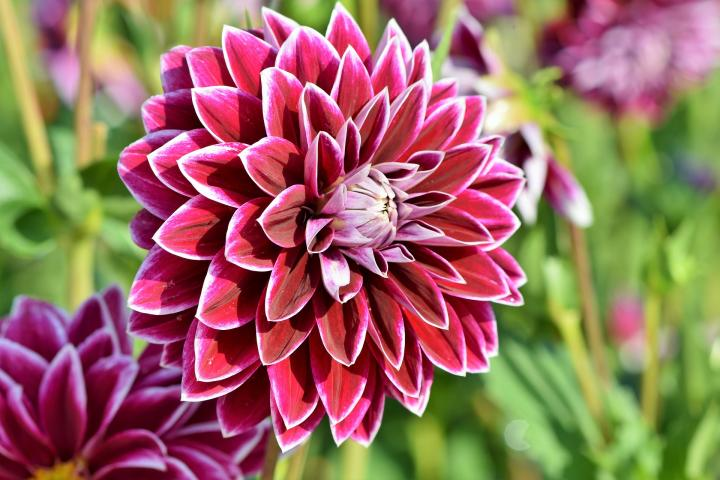
#> input picture photos/flower.jpg, 720 x 480 px, found by its file name
$ python basic_functions.py
#> lines starting #> are read from the running program, lines starting #| are printed output that depends on the picture
import cv2 as cv
import numpy as np

img = cv.imread('photos/flower.jpg')
#> img is the input picture: shape (480, 720, 3); mean B, G, R 97, 109.5, 153.2
cv.imshow('Flower', img)

# [25 lines of commented-out code are left out]
cropped = img[50:200, 200:400]
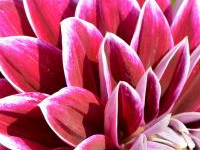
#> cropped: shape (150, 200, 3); mean B, G, R 110.1, 75.6, 188.1
cv.imshow('Cropped', cropped)

cv.waitKey(0)
